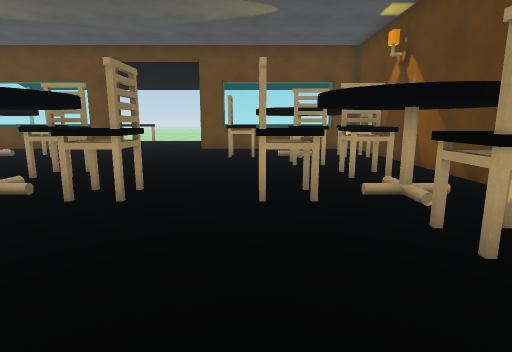
[1] (above)

18 first-person views from a walk through a Unity game level. The camera is 1.2 m above the floor, tilts 10° down and sees 80° across. Doors are open. The floor is counted in squares, 1 m on a side. Each view is taken from the middle of a square. On the plan, view 1 faces up. The plan holds only what a view shows up to about 13 squares ahead; the rest is blank. The place goes on beyond the plan. Surface patterns are stand-ins for the level's own textures.

[2]
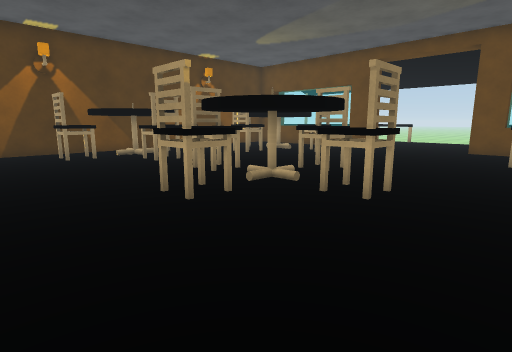

[3]
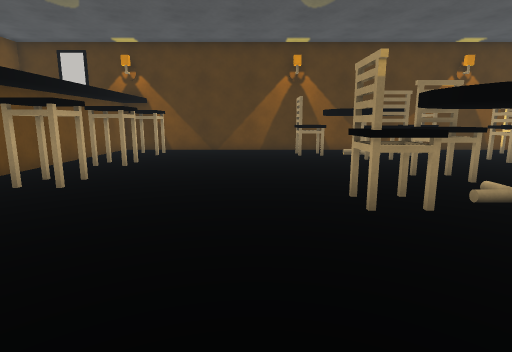

[4]
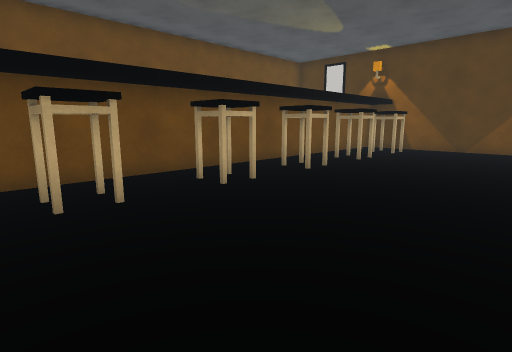

[5]
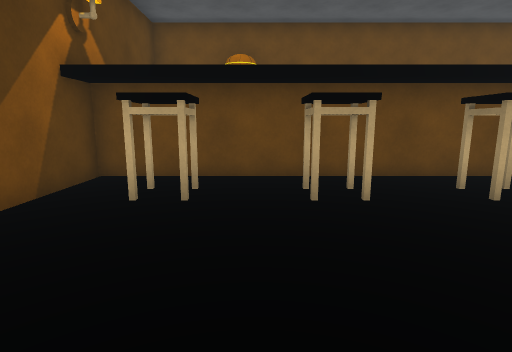

[6]
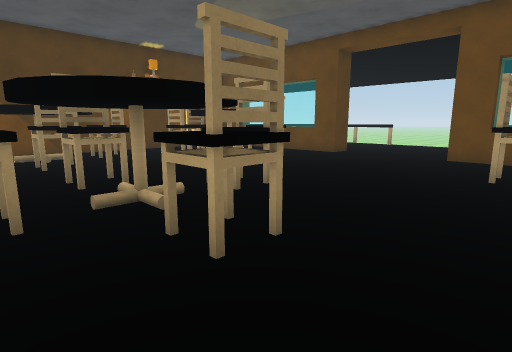

[7]
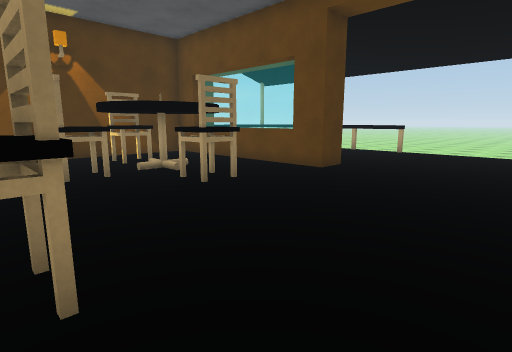

[8]
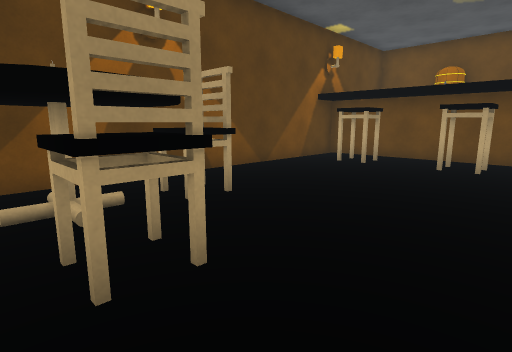

[9]
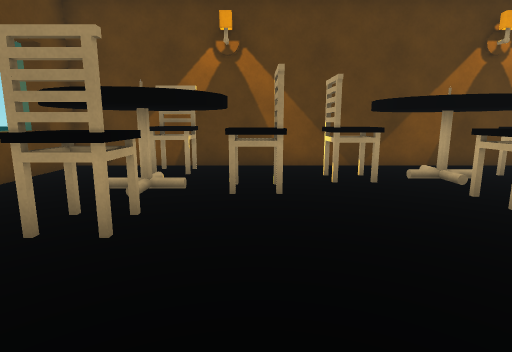

[10]
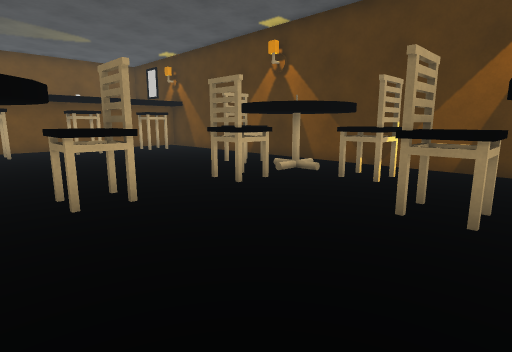

[11]
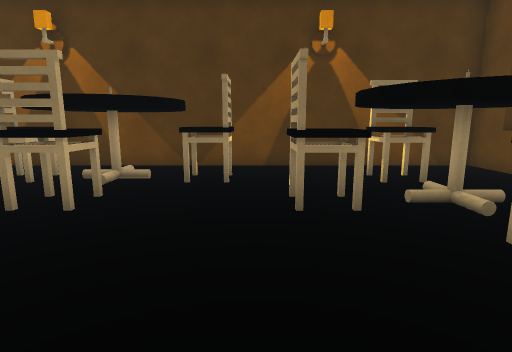

[12]
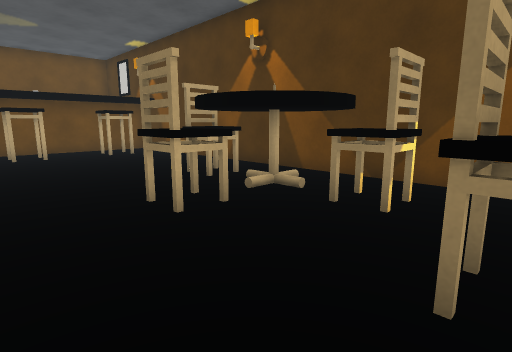

[13]
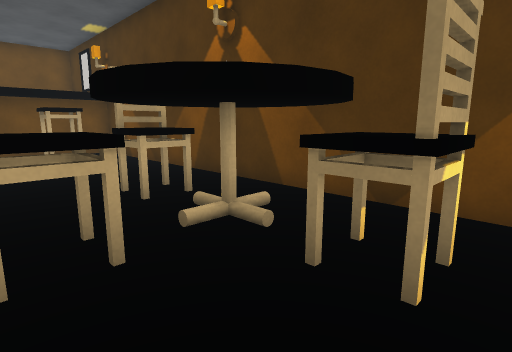

[14]
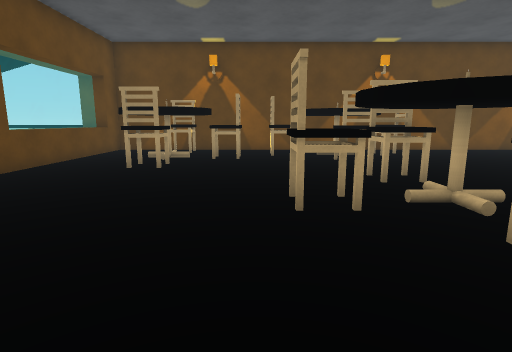

[15]
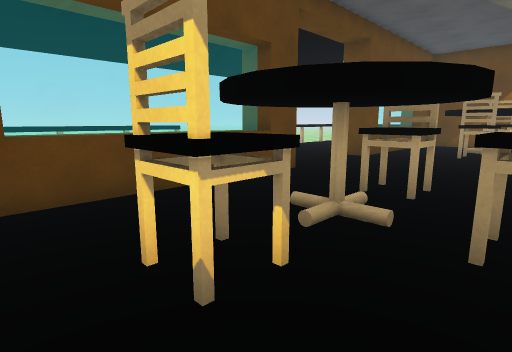

[16]
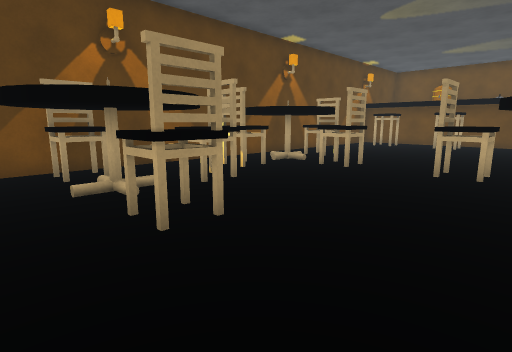

[17]
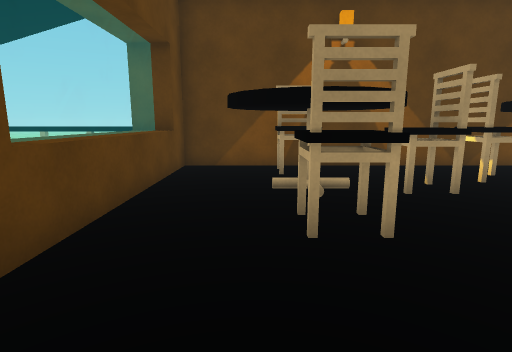

[18]
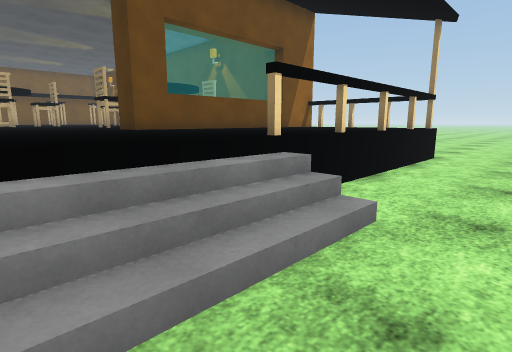

### Floor plan
Key: @ floor where view 1 was taken; # wall or solid block; . main floor; - floor 1 m lower than the main floor; / step, stairs or slope; D open door; = window, fence, low wall or low ledge; ^ raised ledge; T table; C chair; B brown block; S stool; O other object.
Columns run from 18 left of view 1 to 5 right of it. Each row starts with its distance up from view 1.
 23          ----- -
 22 ---------------
 21 ------------////
 20 ----#=======////
 19     =...........       =
 18     =...........       =
 17     #...........       #
 16     =.  .........      =
 15     #B^^^^^BDDDDB^^^^^B#
 14     #B#====BDDDDB#====B#
 13     #..................#
 12     #..TTTT.......TTTT.#
 11     #.CCOOCC.....CCOOCC#
 10     #..TTTT.......TTTT.#
  9     #...CC.........CC..#
  8     #..................#
  7     #.CC.....CC.....CC.#
  6     #TTTT...TTTT...TTTT#
  5     #TOOCC.CCOOCC.CCOOT#
  4     #TTTT...TTTT...TTT #
  3     #.CC.....CC.....CC.#
  2     #..................#
  1     #..................#
  0     #.............@....#
 -1     #..................#
 -2     #..................#
 -3     #.SS.SS.S..S.SS.SS.#
 -4     #..................#
 -5     ####################

Where each view was taken, in squares from view 1:
view 1: 0 up, 0 right, facing up
view 2: 0 up, 0 right, facing up-left
view 3: 1 up, 0 right, facing left
view 4: 2 up, 1 right, facing down-left
view 5: 2 up, 1 right, facing down
view 6: 3 up, 0 right, facing up-left
view 7: 7 up, 2 left, facing up-left
view 8: 6 up, 2 left, facing down-right
view 9: 9 up, 4 left, facing right
view 10: 10 up, 5 left, facing down-left
view 11: 8 up, 5 left, facing left
view 12: 9 up, 7 left, facing down-left
view 13: 8 up, 9 left, facing down-left
view 14: 8 up, 9 left, facing right
view 15: 9 up, 13 left, facing up-right
view 16: 13 up, 4 left, facing down-right
view 17: 12 up, 4 left, facing right
view 18: 23 up, 3 left, facing down-left
